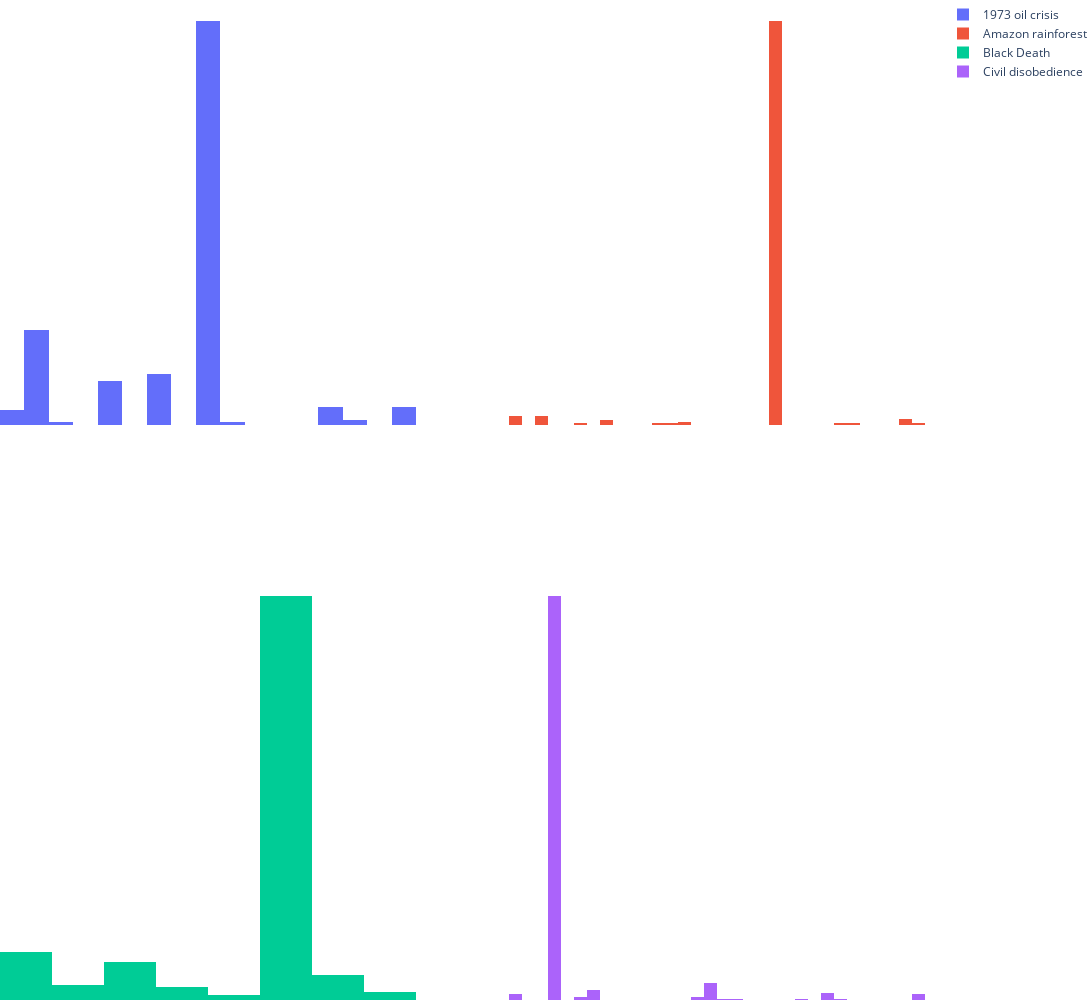

Here is the notebook cell this chart was saved with:
### Code cell
fig = make_subplots(rows=2, cols=2)

for idx, title in enumerate(np.unique(data["title"].values)[:PLOT_SUBSET]):
    row = int(idx / 2)
    col = idx % 2
    fig.add_trace(
        go.Histogram(
            x=data.loc[data["title"] == title, "cluster"], name=title.replace("_", " ")
        ),
        row=row + 1,
        col=col + 1,
    )


fig.update_layout(
    plot_bgcolor="rgba(0, 0, 0, 0)",
    paper_bgcolor="rgba(0, 0, 0, 0)",
    margin=dict(l=0, r=0, t=0, b=0),
    height=1000,
    width=1200,
)
fig.update_coloraxes(showscale=False)
fig.update_xaxes(showgrid=False, showticklabels=False)
fig.update_yaxes(showgrid=False, showticklabels=False)
fig.show()

fig.write_html(f"{FIGURES_FOLDER}/histograms.html")
fig.write_image(f"{FIGURES_FOLDER}/histograms.png")

### Figure 1 — Plotly figure (JSON) as saved in the notebook; plotly's stock layout.template omitted (floating-point values rounded to 4 significant figures; data arrays with more than 128 entries replaced by an {"elided": "..."} marker saying what was removed)
{"data": [{"name": "1973 oil crisis", "type": "histogram", "x": {"elided": "255 int values"}, "xaxis": "x", "yaxis": "y"}, {"name": "Amazon rainforest", "type": "histogram", "x": {"elided": "284 int values"}, "xaxis": "x2", "yaxis": "y2"}, {"name": "Black Death", "type": "histogram", "x": {"elided": "219 int values"}, "xaxis": "x3", "yaxis": "y3"}, {"name": "Civil disobedience", "type": "histogram", "x": {"elided": "327 int values"}, "xaxis": "x4", "yaxis": "y4"}], "layout": {"coloraxis": {"showscale": false}, "height": 1000, "margin": {"b": 0, "l": 0, "r": 0, "t": 0}, "paper_bgcolor": "rgba(0, 0, 0, 0)", "plot_bgcolor": "rgba(0, 0, 0, 0)", "width": 1200, "xaxis": {"anchor": "y", "domain": [0, 0.45], "showgrid": false, "showticklabels": false}, "xaxis2": {"anchor": "y2", "domain": [0.55, 1], "showgrid": false, "showticklabels": false}, "xaxis3": {"anchor": "y3", "domain": [0, 0.45], "showgrid": false, "showticklabels": false}, "xaxis4": {"anchor": "y4", "domain": [0.55, 1], "showgrid": false, "showticklabels": false}, "yaxis": {"anchor": "x", "domain": [0.575, 1], "showgrid": false, "showticklabels": false}, "yaxis2": {"anchor": "x2", "domain": [0.575, 1], "showgrid": false, "showticklabels": false}, "yaxis3": {"anchor": "x3", "domain": [0, 0.425], "showgrid": false, "showticklabels": false}, "yaxis4": {"anchor": "x4", "domain": [0, 0.425], "showgrid": false, "showticklabels": false}}}
